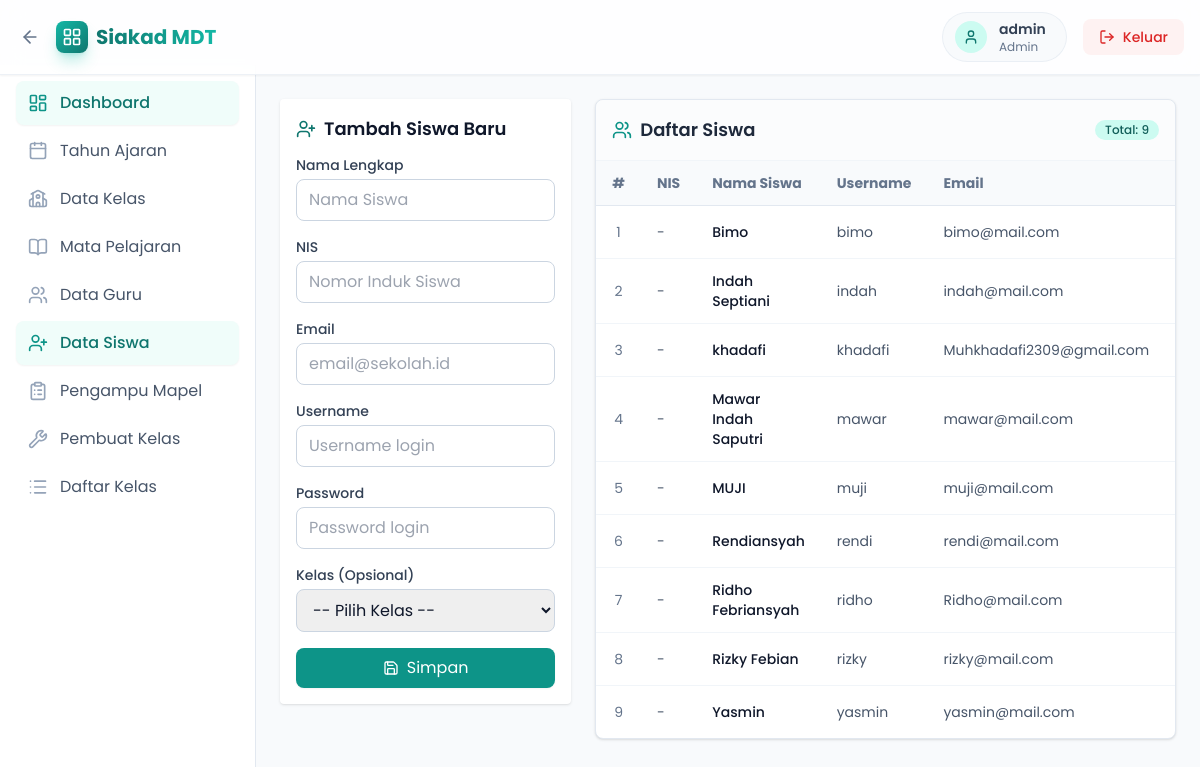
The app's page /public/index.php?page=admin&resource=students (signed in) with its own data.
### tables this page shows
CREATE TABLE `users` (
  `id` int(11) NOT NULL,
  `username` varchar(50) NOT NULL,
  `password_hash` varchar(255) NOT NULL,
  `role` enum('admin','teacher','student') NOT NULL,
  `created_at` datetime NOT NULL DEFAULT current_timestamp()
);

CREATE TABLE `students` (
  `id` int(11) NOT NULL,
  `user_id` int(11) NOT NULL,
  `name` varchar(100) NOT NULL,
  `nis` varchar(20) DEFAULT NULL,
  `email` varchar(100) DEFAULT NULL
);

### config/database.php (called while the page is built, shortened)
<?php
function db(): PDO {
    static $pdo = null;
    if ($pdo === null) {
        $dsn = 'mysql:host=' . DB_HOST . ';dbname=' . DB_NAME . ';charset=utf8mb4';
        $pdo = new PDO($dsn, DB_USER, DB_PASS, [
            PDO::ATTR_ERRMODE => PDO::ERRMODE_EXCEPTION,
            PDO::ATTR_DEFAULT_FETCH_MODE => PDO::FETCH_ASSOC,
        ]);
    }
    return $pdo;
}
?>

### config/auth.php (called while the page is built, shortened)
<?php
require_once __DIR__ . '/database.php';
function current_user(): ?array {
    $stmt = db()->prepare('SELECT id, username, role FROM users WHERE id = ?');
    $stmt->execute([$_SESSION['user_id']]);
    $u = $stmt->fetch();
    return $u ?: null;
}
?>

### models/Student.php (called while the page is built, shortened)
<?php
require_once __DIR__ . '/../config/database.php';
class Student {
    public static function allWithUser(): array {
        $stmt = db()->query('SELECT s.id, s.name, s.nis, s.email, u.username FROM students s JOIN users u ON u.id = s.user_id ORDER BY s.name');
        return $stmt->fetchAll();
    }
}
?>

### views/admin/students.php (the view, shortened to what this page needs)
<div class="flex items-start gap-6">
  <div class="w-full md:w-1/3 bg-white shadow rounded p-4 hover:shadow-md transition-shadow sticky top-24">
    <div class="text-lg font-semibold mb-3 flex items-center gap-2">
        <i data-lucide="<?= isset($edit) ? 'edit' : 'user-plus' ?>" class="w-5 h-5 text-brand-700"></i>
        <?= isset($edit) ? 'Edit Data Siswa' : 'Tambah Siswa Baru' ?>
    </div>
    <form method="post" class="space-y-4">
      <div>
        <label class="block text-sm font-medium text-slate-700 mb-1">Nama Lengkap</label>
        <input name="name" value="<?= isset($edit) ? htmlspecialchars($edit['name']) : '' ?>" class="w-full border border-slate-300 rounded-lg px-3 py-2 focus:outline-none focus:ring-2 focus:ring-brand-500/20 focus:border-brand-500 transition-all" required placeholder="Nama Siswa" />
      </div>
      <div>
        <label class="block text-sm font-medium text-slate-700 mb-1">NIS</label>
        <input name="nis" value="<?= isset($edit) ? htmlspecialchars($edit['nis'] ?? '') : '' ?>" class="w-full border border-slate-300 rounded-lg px-3 py-2 focus:outline-none focus:ring-2 focus:ring-brand-500/20 focus:border-brand-500 transition-all" placeholder="Nomor Induk Siswa" />
      </div>
      <div>
        <label class="block text-sm font-medium text-slate-700 mb-1">Email</label>
        <input name="email" type="email" value="<?= isset($edit) ? htmlspecialchars($edit['email']) : '' ?>" class="w-full border border-slate-300 rounded-lg px-3 py-2 focus:outline-none focus:ring-2 focus:ring-brand-500/20 focus:border-brand-500 transition-all" required placeholder="email@sekolah.id" />
      </div>
      <div>
        <label class="block text-sm font-medium text-slate-700 mb-1">Username</label>
        <input name="username" value="<?= isset($edit) ? htmlspecialchars($edit['username']) : '' ?>" class="w-full border border-slate-300 rounded-lg px-3 py-2 focus:outline-none focus:ring-2 focus:ring-brand-500/20 focus:border-brand-500 transition-all" required placeholder="Username login" />
      </div>
      <div>
        <label class="block text-sm font-medium text-slate-700 mb-1">Password <?= isset($edit) ? '<span class="text-xs text-slate-500 font-normal">(Kosongkan jika tidak diubah)</span>' : '' ?></label>
        <input name="password" type="password" class="w-full border border-slate-300 rounded-lg px-3 py-2 focus:outline-none focus:ring-2 focus:ring-brand-500/20 focus:border-brand-500 transition-all" <?= isset($edit) ? '' : 'required' ?> placeholder="Password login" />
      </div>
      <div>
        <label class="block text-sm font-medium text-slate-700 mb-1">Kelas (Opsional)</label>
        <select name="class_id" class="w-full border border-slate-300 rounded-lg px-3 py-2 focus:outline-none focus:ring-2 focus:ring-brand-500/20 focus:border-brand-500 transition-all">
          <option value="">-- Pilih Kelas --</option>
        </select>
      </div>
      <div class="flex gap-2">
          <button type="submit" class="flex-1 inline-flex justify-center items-center gap-2 px-4 py-2 bg-brand-600 hover:bg-brand-700 text-white rounded-lg transition-colors shadow-sm">
            <i data-lucide="save" class="w-4 h-4"></i>
            <span><?= isset($edit) ? 'Update' : 'Simpan' ?></span>
          </button>
      </div>
    </form>
  </div>
  <div class="w-full md:w-2/3 bg-white shadow rounded-lg overflow-hidden border border-slate-200">
    <div class="p-4 border-b border-slate-100 bg-slate-50/50 flex justify-between items-center">
        <div class="text-lg font-semibold flex items-center gap-2 text-slate-800">
            <i data-lucide="users" class="w-5 h-5 text-brand-600"></i> Daftar Siswa
        </div>
        <span class="text-xs font-medium px-2.5 py-0.5 rounded-full bg-brand-100 text-brand-800">
            Total: <?= count($students) ?>
        </span>
    </div>
    <div class="overflow-x-auto">
        <table class="min-w-full text-sm text-left">
          <thead class="bg-slate-50 text-slate-500 font-medium border-b border-slate-200">
            <tr>
              <th class="px-4 py-3 w-16 text-center">#</th>
              <th class="px-4 py-3">NIS</th>
              <th class="px-4 py-3">Nama Siswa</th>
              <th class="px-4 py-3">Username</th>
              <th class="px-4 py-3">Email</th>
              <th class="px-4 py-3 w-32 text-center">Aksi</th>
            </tr>
          </thead>
          <tbody class="divide-y divide-slate-100">
            <?php if (empty($students)): ?>
                <tr>
                    <td colspan="6" class="px-4 py-8 text-center text-slate-400 italic">Belum ada data siswa</td>
                </tr>
            <?php else: ?>
                <?php foreach ($students as $i => $s): ?>
                  <tr class="hover:bg-slate-50/50 transition-colors group">
                    <td class="px-4 py-3 text-center text-slate-500"><?= $i + 1 ?></td>
                    <td class="px-4 py-3 text-slate-600"><?= htmlspecialchars($s['nis'] ?? '-') ?></td>
                    <td class="px-4 py-3 font-medium text-slate-900"><?= htmlspecialchars($s['name']) ?></td>
                    <td class="px-4 py-3 text-slate-600"><?= htmlspecialchars($s['username']) ?></td>
                    <td class="px-4 py-3 text-slate-600"><?= htmlspecialchars($s['email']) ?></td>
                    <td class="px-4 py-3 text-center">
                    </td>
                  </tr>
                <?php endforeach; ?>
            <?php endif; ?>
          </tbody>
        </table>
    </div>
  </div>
</div>

### views/layout.php (shortened to what this page needs)
<?php
require_once BASE_PATH . '/config/auth.php';
$u = current_user();
?>
<!DOCTYPE html>
<html>
<head>
<script src="https://cdn.tailwindcss.com"></script>
</head>
<body class="bg-slate-50 min-h-screen font-poppins text-slate-900 bg-[url('https://www.transparenttextures.com/patterns/cubes.png')]">
<header class="bg-white/80 backdrop-blur-md shadow-sm sticky top-0 z-40 border-b border-slate-200/60" aria-label="Header">
  <div class="max-w-7xl mx-auto px-4 py-3 flex items-center justify-between">
    <div class="flex items-center gap-3">
      <a id="backButton" aria-label="Kembali" href="#" data-role="<?= $u['role'] ?? '' ?>" class="inline-flex items-center gap-1 text-slate-500 hover:text-brand-600 transition-colors p-1 rounded-full hover:bg-brand-50">
        <i data-lucide="arrow-left" class="w-5 h-5"></i>
      </a>
      <a href="index.php?page=<?= $u && $u['role'] ? htmlspecialchars($u['role']) : 'login' ?>" class="flex items-center gap-2 group">
        <div class="w-8 h-8 bg-gradient-to-br from-brand-500 to-brand-700 rounded-lg flex items-center justify-center text-white shadow-lg shadow-brand-500/30 group-hover:scale-105 transition-transform">
            <i data-lucide="layout-grid" class="w-5 h-5"></i>
        </div>
        <span class="text-lg md:text-xl font-bold bg-clip-text text-transparent bg-gradient-to-r from-brand-700 to-brand-500">Siakad MDT</span>
      </a>
    </div>
    <div class="flex items-center gap-4">
      <?php if ($u): ?>
        <div class="hidden sm:flex items-center gap-3 px-3 py-1.5 bg-slate-100/50 rounded-full border border-slate-200/60">
          <div class="w-8 h-8 rounded-full bg-brand-100 text-brand-700 flex items-center justify-center">
            <i data-lucide="user" class="w-4 h-4"></i>
          </div>
          <div class="flex flex-col leading-none mr-2">
             <span class="text-sm font-semibold text-slate-700"><?= htmlspecialchars($u['username']) ?></span>
             <span class="text-xs text-slate-500 capitalize"><?= htmlspecialchars($u['role']) ?></span>
          </div>
        </div>
        <a href="index.php?page=logout" class="inline-flex items-center gap-2 px-4 py-2 bg-red-50 text-red-600 rounded-lg hover:bg-red-100 hover:text-red-700 focus:outline-none focus:ring-2 focus:ring-red-400 transition-all font-medium text-sm" aria-label="Keluar">
          <i data-lucide="log-out" class="w-4 h-4"></i>
          <span class="hidden sm:inline">Keluar</span>
        </a>
      <?php endif; ?>
    </div>
  </div>
</header>
<?php if ($u && $u['role'] === 'admin'): ?>
  <div class="flex pt-0">
    <aside class="w-64 fixed inset-y-0 left-0 top-[65px] bg-white border-r border-slate-200 hidden md:block overflow-y-auto pb-20 z-30">
      <nav class="p-4 space-y-1">
        <?php
        $menu = [
            ['url' => 'index.php?page=admin', 'icon' => 'layout-dashboard', 'label' => 'Dashboard'],
            ['url' => 'index.php?page=admin&resource=academic_years', 'icon' => 'calendar', 'label' => 'Tahun Ajaran'],
            ['url' => 'index.php?page=admin&resource=classes', 'icon' => 'school', 'label' => 'Data Kelas'],
            ['url' => 'index.php?page=admin&resource=subjects', 'icon' => 'book-open', 'label' => 'Mata Pelajaran'],
            ['url' => 'index.php?page=admin&resource=teachers', 'icon' => 'users', 'label' => 'Data Guru'],
            ['url' => 'index.php?page=admin&resource=students', 'icon' => 'user-plus', 'label' => 'Data Siswa'],
            ['url' => 'index.php?page=admin&resource=teaching_assignments', 'icon' => 'clipboard-list', 'label' => 'Pengampu Mapel'],
            ['url' => 'index.php?page=admin&resource=class_builder', 'icon' => 'wrench', 'label' => 'Pembuat Kelas'],
            ['url' => 'index.php?page=admin&resource=class_roster', 'icon' => 'list', 'label' => 'Daftar Kelas'],
        ];
        $currentUrl = 'index.php?' . $_SERVER['QUERY_STRING'];
        ?>
        <?php foreach ($menu as $item): ?>
          <?php $isActive = strpos($currentUrl, $item['url']) !== false || ($item['url'] === 'index.php?page=admin' && $currentUrl === 'index.php?page=admin'); ?>
          <a href="<?= $item['url'] ?>" class="flex items-center gap-3 px-3 py-2.5 rounded-lg transition-all duration-200 <?= $isActive ? 'bg-brand-50 text-brand-700 font-medium shadow-sm' : 'text-slate-600 hover:bg-slate-50 hover:text-slate-900' ?>">
            <i data-lucide="<?= $item['icon'] ?>" class="w-5 h-5 <?= $isActive ? 'text-brand-600' : 'text-slate-400' ?>"></i>
            <span><?= $item['label'] ?></span>
          </a>
        <?php endforeach; ?>
      </nav>
    </aside>
    <main class="flex-1 ml-0 md:ml-64 p-6 min-h-[calc(100vh-65px)]">
      <?php require $content; ?>
    </main>
  </div>
<?php endif; ?>
</body>
</html>

### records on screen
users: username "admin", role "Admin"
students: nis "-", name "Bimo", user.username "bimo", email "bimo@mail.com"
students: nis "-", name "Indah Septiani", user.username "indah", email "indah@mail.com"
students: nis "-", name "khadafi", user.username "khadafi", email "Muhkhadafi2309@gmail.com"
students: nis "-", name "Mawar Indah Saputri", user.username "mawar", email "mawar@mail.com"
students: nis "-", name "MUJI", user.username "muji", email "muji@mail.com"
students: nis "-", name "Rendiansyah", user.username "rendi", email "rendi@mail.com"
students: nis "-", name "Ridho Febriansyah", user.username "ridho", email "Ridho@mail.com"
students: nis "-", name "Rizky Febian", user.username "rizky", email "rizky@mail.com"
students: nis "-", name "Yasmin", user.username "yasmin", email "yasmin@mail.com"

### other values on screen
$item['label'] "Dashboard"
$item['label'] "Tahun Ajaran"
$item['label'] "Data Kelas"
$item['label'] "Mata Pelajaran"
$item['label'] "Data Guru"
$item['label'] "Data Siswa"
$item['label'] "Pengampu Mapel"
$item['label'] "Pembuat Kelas"
$item['label'] "Daftar Kelas"
count($students) "9"
